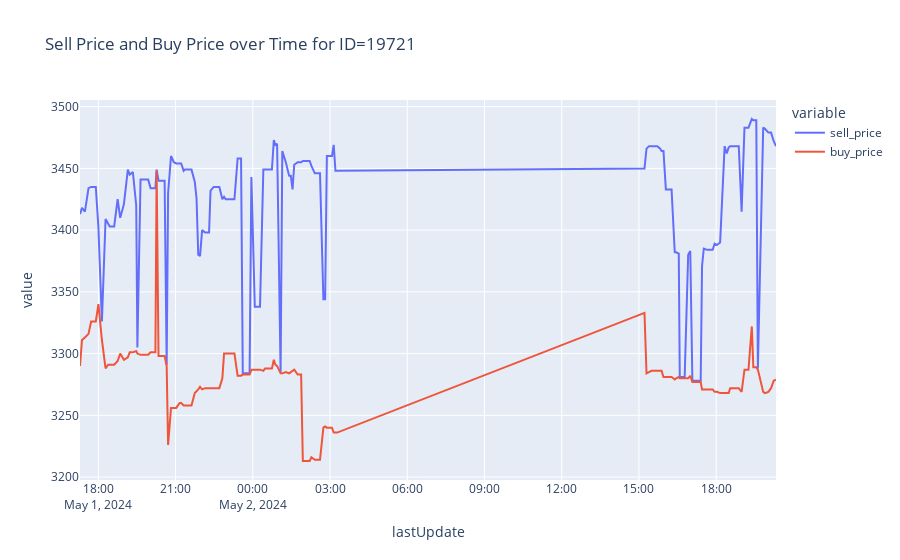

Notebook cell for this chart:
### Code cell
import pandas as pd
import plotly.express as px

# Load data from master CSV file into a DataFrame
df = pd.read_csv("master_data_v2.csv")

# Convert 'lastUpdate' column to datetime
df['lastUpdate'] = pd.to_datetime(df['lastUpdate'])

# Filter data for ID=19721
filtered_df = df[df['id'] == 19721]

# Line chart
fig = px.line(filtered_df, x='lastUpdate', y=['sell_price', 'buy_price'], title='Sell Price and Buy Price over Time for ID=19721')
fig.update_xaxes(type='date')
fig.show()

### Figure 1 — Plotly figure (JSON) as saved in the notebook; plotly's stock layout.template omitted (floating-point values rounded to 4 significant figures; data arrays with more than 128 entries replaced by an {"elided": "..."} marker saying what was removed)
{"data": [{"hovertemplate": "variable=sell_price<br>lastUpdate=%{x}<br>value=%{y}<extra></extra>", "legendgroup": "sell_price", "line": {"color": "#636efa", "dash": "solid"}, "marker": {"symbol": "circle"}, "mode": "lines", "name": "sell_price", "orientation": "v", "showlegend": true, "type": "scatter", "x": {"elided": "183 str values"}, "xaxis": "x", "y": {"elided": "183 int values"}, "yaxis": "y"}, {"hovertemplate": "variable=buy_price<br>lastUpdate=%{x}<br>value=%{y}<extra></extra>", "legendgroup": "buy_price", "line": {"color": "#EF553B", "dash": "solid"}, "marker": {"symbol": "circle"}, "mode": "lines", "name": "buy_price", "orientation": "v", "showlegend": true, "type": "scatter", "x": {"elided": "183 str values"}, "xaxis": "x", "y": {"elided": "183 int values"}, "yaxis": "y"}], "layout": {"legend": {"title": {"text": "variable"}, "tracegroupgap": 0}, "title": {"text": "Sell Price and Buy Price over Time for ID=19721"}, "xaxis": {"anchor": "y", "domain": [0, 1], "title": {"text": "lastUpdate"}, "type": "date"}, "yaxis": {"anchor": "x", "domain": [0, 1], "title": {"text": "value"}}}}
